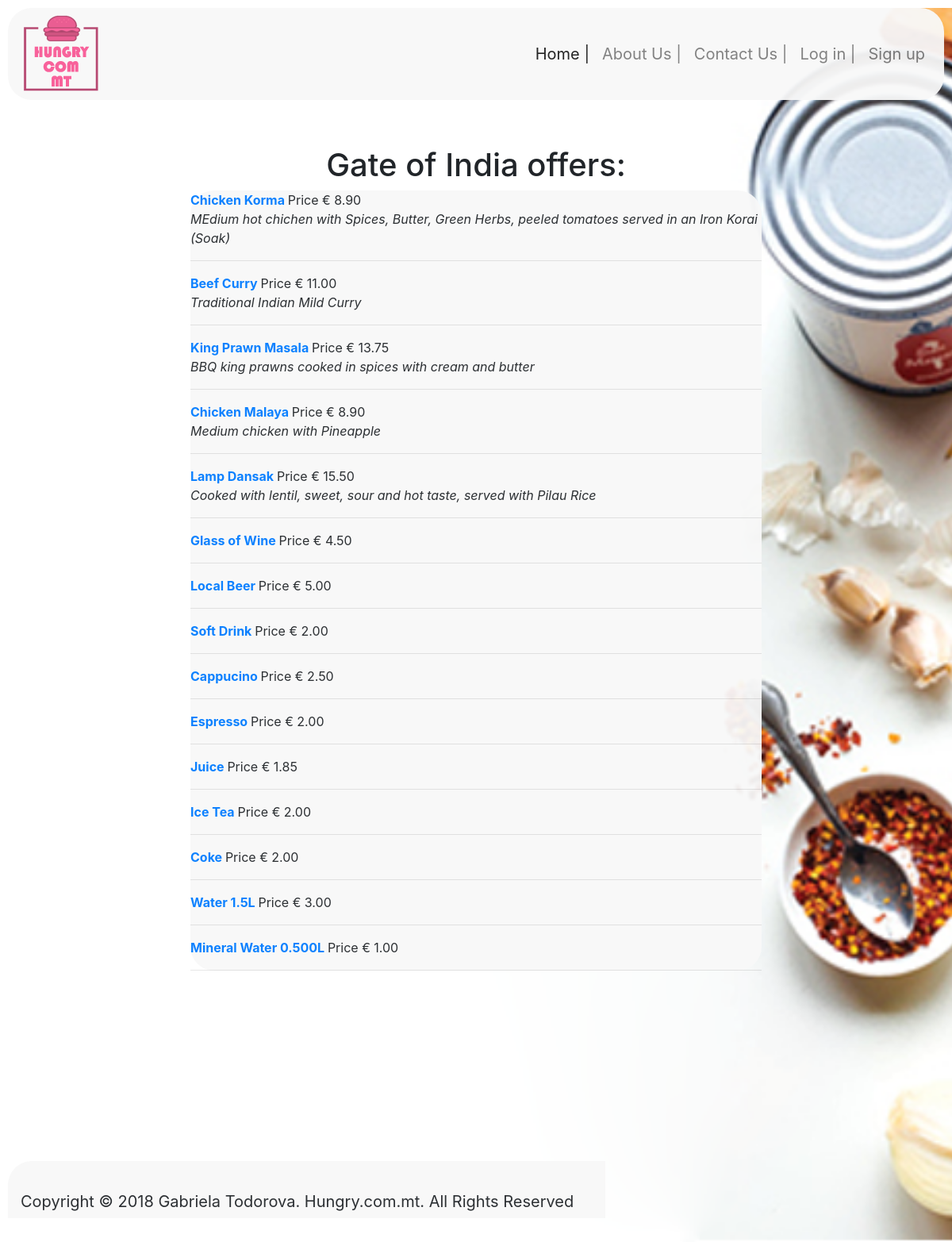
The page /gateofindia.php on the database its author committed.
### tables this page shows
CREATE TABLE `restaurantitem` (
  `restaurantIId` int(11) NOT NULL,
  `itemId` int(11) NOT NULL
);

CREATE TABLE `item` (
  `itemId` int(11) NOT NULL,
  `itemName` varchar(100) NOT NULL,
  `itemDescription` varchar(300) DEFAULT NULL,
  `itemPrice` float(100,2) NOT NULL,
  `itemQuantity` int(11) NOT NULL
);

### gateofindia.php (the view, shortened to what this page needs)
<!DOCTYPE html>
<html>
    <head>
        <link rel="stylesheet" href="styles.css" >
        <link rel="stylesheet" href="https://stackpath.bootstrapcdn.com/bootstrap/4.1.1/css/bootstrap.min.css">
    </head>
    <body>
        <div id="container">
            <header>
                <nav class="navbar navbar-expand-lg navbar-light ">
                  <div class="collapse navbar-collapse" id="navbarNav">
                    <img src="images/smalllogo.png" id="logo">
                    <ul class="navbar-nav ml-auto">
                      <li class="nav-item active">
                        <a class="nav-link" href="index.php">Home | </a>
                      </li>
                      <li class="nav-item">
                        <a class="nav-link" href="aboutus.php">About Us |</a>
                      </li>
                      <li class="nav-item">
                        <a class="nav-link" href="contactus.php">Contact Us |</a>
                        <?php
                            if (isset($_SESSION['username']) && (isset($_SESSION['password']))) {
                                echo "<li class='nav-item'>
                        <a class='nav-link' href='login.php'> Your Basket | </a>
                      </li>
                      <li class='nav-item'>
                        <a class='nav-link' href='basket.php'> Log out  </a>
                      </li>";
                            }
                        else {
                            echo "<li class='nav-item'>
                        <a class='nav-link' href='login.php'>Log in | </a>
                      </li>
                      <li class='nav-item'>
                        <a class='nav-link' href='signup.php'>Sign up  </a>
                      </li>";
                        }
                        ?>
                    </ul>
                  </div>
                </nav>
            </header>
            <br><br>
            <h1><center>Gate of India offers: </center></h1>
            <div id="main">
                 <?php
                $conn = mysqli_connect('localhost', 'root','','hungry', '3306') or die('Cannot connect to DB');
                $query = "select restaurantitem.itemId, item.itemName, item.itemDescription, item.itemPrice from item left join restaurantitem on item.itemId = restaurantitem.itemId
                where restaurantitem.restaurantIId=4";
                $result =mysqli_query($conn,$query);
                while($row = mysqli_fetch_assoc($result)) {
                    echo "<div><a href='#'><b>$row[itemName] </b></a> Price &#x20AC; $row[itemPrice]</div>";
                    echo "<i>$row[itemDescription]</i><hr/>";
                }
                ?>
            </div>
            <div class="push"></div>
            <footer>
                <nav class="navbar navbar-expand-lg navbar-light ">
                  <div class="collapse navbar-collapse" id="navbarNav">
                   Copyright &copy; 2018 Gabriela Todorova. Hungry.com.mt. All Rights Reserved
                    <ul class="navbar-nav ml-auto">
                      <li class="nav-item">
                        <a class="nav-link" href="help.php">Help | </a>
                      </li>
                      <li class="nav-item">
                        <a class="nav-link" href="faq.php"> FAQ |</a>
                      </li>
                      <li class="nav-item">
                        <a class="nav-link" href="contactus.php">Contact Us </a>
                      </li>
                    </ul>
                  </div>
                </nav>
            </footer>
        </div>
    </body>
</html>

### styles.css (style rules this page uses)
#logo { float:left; }
nav { font-size: 20px; }
footer, .push { padding-top: 20px; padding-bottom: 20px; margin: 100px; }
header, footer, #main, h5 { background-color: #F8F8F8; opacity: 0.95; border-radius: 30px; margin: 10px; }
#container { background-image: url("images/one.png"); min-height: 800px; background-attachment: fixed; background-position: center; background-repeat: no-repeat; background-size: cover; margin-bottom: -100px; }
#main { width: 60%; margin:auto; }

### rows shown on the page
restaurantitem: itemId.itemName "Chicken Korma", itemId.itemPrice "8.90", itemId.itemDescription "MEdium hot chichen with Spices, Butter, Green Herbs, peeled tomatoes served in an Iron Korai (Soak)"
restaurantitem: itemId.itemName "Beef Curry", itemId.itemPrice "11.00", itemId.itemDescription "Traditional Indian Mild Curry"
restaurantitem: itemId.itemName "King Prawn Masala", itemId.itemPrice "13.75", itemId.itemDescription "BBQ king prawns cooked in spices with cream and butter"
restaurantitem: itemId.itemName "Chicken Malaya", itemId.itemPrice "8.90", itemId.itemDescription "Medium chicken with Pineapple"
restaurantitem: itemId.itemName "Lamp Dansak", itemId.itemPrice "15.50", itemId.itemDescription "Cooked with lentil, sweet, sour and hot taste, served with Pilau Rice"
restaurantitem: itemId.itemName "Glass of Wine", itemId.itemPrice "4.50"
restaurantitem: itemId.itemName "Local Beer", itemId.itemPrice "5.00"
restaurantitem: itemId.itemName "Soft Drink", itemId.itemPrice "2.00"
restaurantitem: itemId.itemName "Cappucino", itemId.itemPrice "2.50"
restaurantitem: itemId.itemName "Espresso", itemId.itemPrice "2.00"
restaurantitem: itemId.itemName "Juice", itemId.itemPrice "1.85"
restaurantitem: itemId.itemName "Ice Tea", itemId.itemPrice "2.00"
restaurantitem: itemId.itemName "Coke", itemId.itemPrice "2.00"
restaurantitem: itemId.itemName "Water 1.5L", itemId.itemPrice "3.00"
restaurantitem: itemId.itemName "Mineral Water 0.500L", itemId.itemPrice "1.00"
